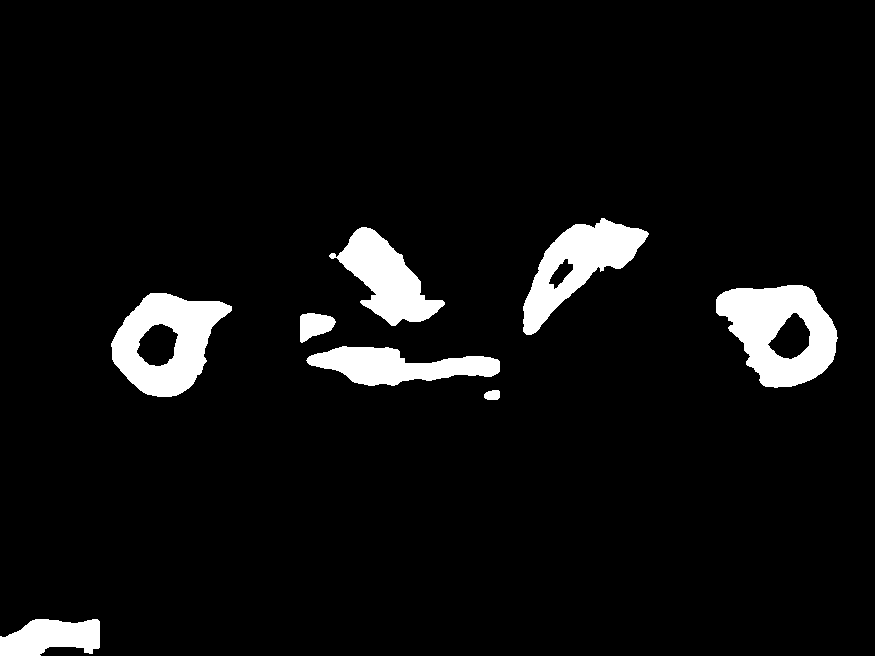
#> input picture bg/109.png, 875 x 656 px, given as the content of the folder res, which was not available
$ python bg.py
#> lines starting #> are read from the running program, lines starting #| are printed output that depends on the picture; after the words box and inside, x2 and y2 are one past the last pixel; in counts of white or black regions, pixels touching at a corner belong together; pictures that were not available may be replaced by others from this repository, and a replacement may not be noted
# -*- coding: utf-8 -*-
# @Author: lenovouser
# @Date:   2020-10-21 15:45:04
# @Last Modified by:   lenovouser
# @Last Modified time: 2020-10-21 15:45:09
import cv2 as cv
import numpy as np
import matplotlib.pyplot as plt
import math


def gamma(img, g=1.0):
    ig = g
    table = []
    for i in range(256):
        table.append(((i / 255)**ig) * 255)
    table = np.array([table]).astype("uint8")
    return cv.LUT(img, table)


import glob

for fn in glob.glob("res/*"):
    print(fn)
    # image = cv.imread(fn, 1)
    img = cv.imread(fn, 0)
#> img: shape (656, 875); 5.9% white; 8 white regions, largest, box (x1, y1, x2, y2) and area: (716, 285, 838, 388) 7661, (111, 293, 232, 397) 7020, (523, 218, 649, 335) 5926

    # image = cv.cvtColor(image, cv.COLOR_BGR2HSV)
    # h, s, img = cv.split(image)
    img = cv.normalize(img, None, 0, 255, cv.NORM_MINMAX)
    # img = gamma(img, 1.2)

    img = cv.bilateralFilter(img, 21, 11, 11)

    # [21 lines of commented-out code are left out]

    k = cv.getStructuringElement(cv.MORPH_RECT, (7, 7))
    img = cv.morphologyEx(img, cv.MORPH_OPEN, k)
#> img: shape (656, 875); 5.9% white; 8 white regions, largest, box (x1, y1, x2, y2) and area: (716, 285, 837, 387) 7636, (112, 293, 230, 397) 6995, (524, 220, 647, 334) 5862
    # [7 lines of commented-out code are left out]

    plt.imshow(img, cmap="gray")
    # plt.show()

    # #

    ret, _ = cv.threshold(img, 0, 255, cv.THRESH_BINARY | cv.THRESH_OTSU)
#> ret = 0

    # edges = cv.adaptiveThreshold(img, 255, cv.ADAPTIVE_THRESH_MEAN_C, cv.THRESH_BINARY_INV, 51, 10)
    h, w = img.shape
#> h = 656; w = 875

    # print(ret)

    dc, dr = 15, 15
    std = dc * dr * 1000
    mean = ret * 0.8
#> mean = 0
    edges = img.copy()
    for row in range(0, h, dr):
        for col in range(0, w, dc):
            roi = edges[row: row + dr, col: col + dc]
            if roi.max() < mean:
                edges[row: row + dr, col: col + dc] = 0
            else:
                if roi.min() > mean and roi.std() < std:
                    edges[row: row + dr, col: col + dc] = 255
                else:
                    edges[row: row + dr,
                          col: col + dc] = gamma(edges[row: row + dr,
                                                       col: col + dc], 1)
                    edges[row: row + dr,
                          col: col + dc] = cv.normalize(edges[row: row + dr,
                                                              col: col + dc], None, 0, 255, cv.NORM_MINMAX)

                    _, edges[row: row + dr,
                             col: col + dc] = cv.threshold(roi, ret, 255,
                                                           cv.THRESH_BINARY | cv.THRESH_OTSU)

    # [5 lines of commented-out code are left out]

    k = cv.getStructuringElement(cv.MORPH_RECT, (10, 10))
    edges = cv.morphologyEx(edges, cv.MORPH_CLOSE, k, iterations=1)
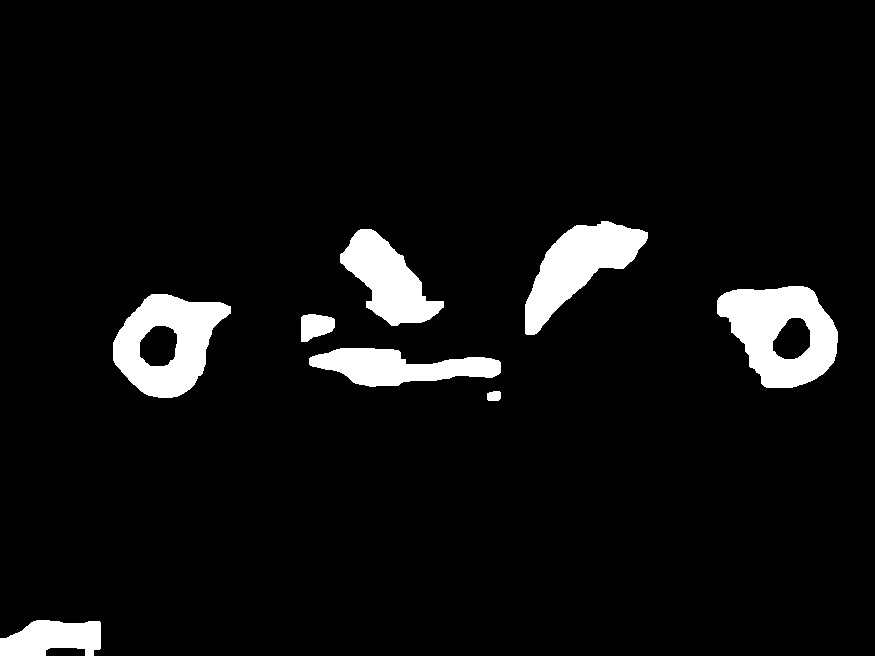
#> edges: shape (656, 875); 5.9% white; 8 white regions, largest, box (x1, y1, x2, y2) and area: (717, 286, 838, 388) 7704, (113, 294, 231, 398) 7025, (525, 221, 648, 335) 6199
    # edges = cv.medianBlur(edges, 7)

    k = cv.getStructuringElement(cv.MORPH_ELLIPSE, (7, 7))

    edges = cv.dilate(edges, k)
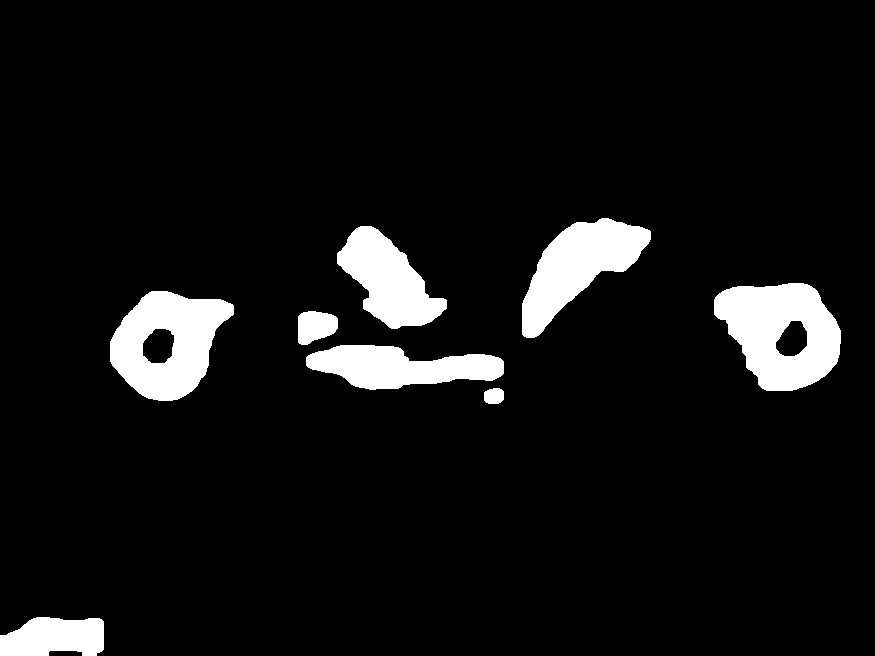
#> edges: shape (656, 875); 7.2% white; 8 white regions, largest, box (x1, y1, x2, y2) and area: (714, 283, 841, 391) 9165, (110, 291, 234, 401) 8449, (522, 218, 651, 338) 7336
    # [14 lines of commented-out code are left out]

    contours, hierarchy = cv.findContours(edges, cv.RETR_TREE, cv.CHAIN_APPROX_NONE)
    for i in contours:
        # print(i)
        if cv.contourArea(i) < 100:
            cv.fillConvexPoly(edges, i, 0)
#> this loop made 10 passes
    # [5 lines of commented-out code are left out]
    plt.imshow(edges, cmap="gray")

    # plt.show()
    # # edges = cv.bitwise_not(edges)

    cv.imwrite("bg/" + fn.split("/")[-1], edges)
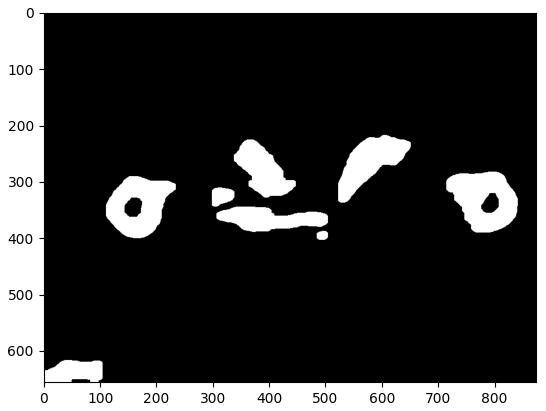
#> figure drawn by matplotlib, 1 panel

$ run again, on bg/12.png
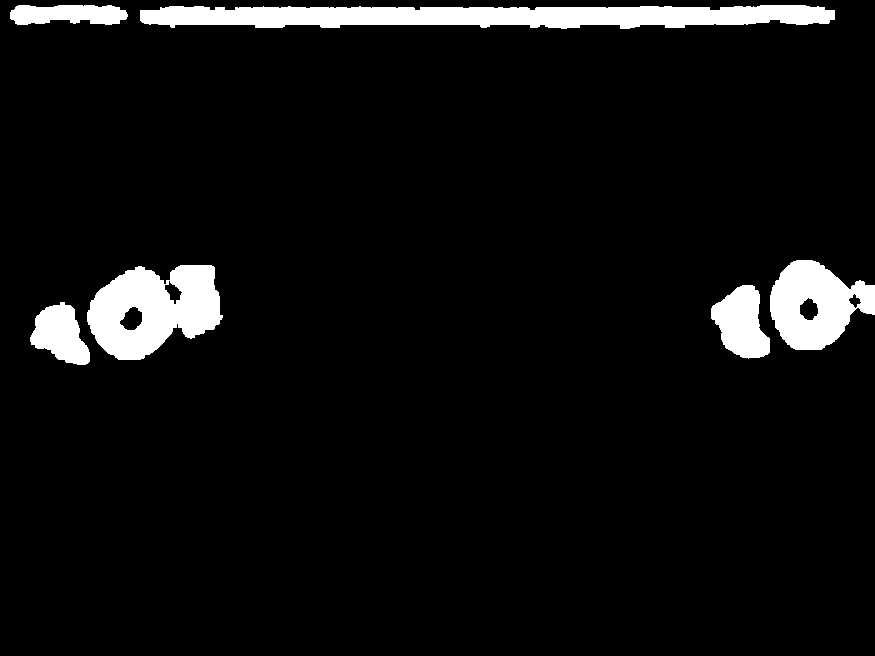
#> input picture bg/12.png, 875 x 656 px, given as the content of the folder res, which was not available
#> ret = 0
#> `edges = cv.dilate(edges, k)`:
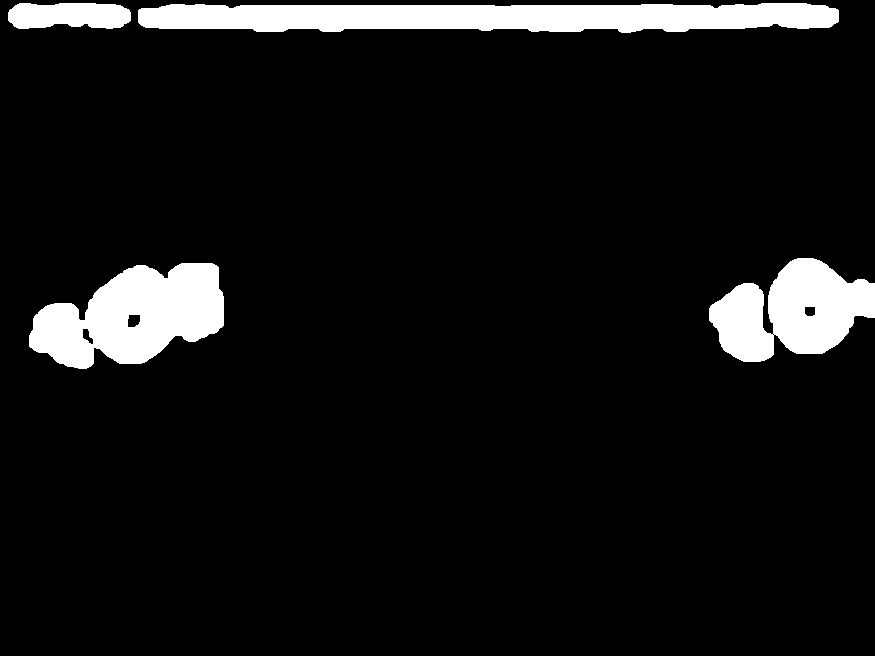
#> edges: shape (656, 875); 7.7% white; 4 white regions, box (x1, y1, x2, y2) and area: (138, 3, 839, 33) 17088, (29, 263, 224, 369) 13341, (709, 258, 875, 362) 10828, (8, 3, 131, 29) 2736
#> the loop `for i in contours:` made 8 passes
#> i on pass 5: [[772, 334], [773, 333], [774, 334], [773, 335]]
#> `cv.imwrite("bg/" + fn.split("/")[-1], edges)`:
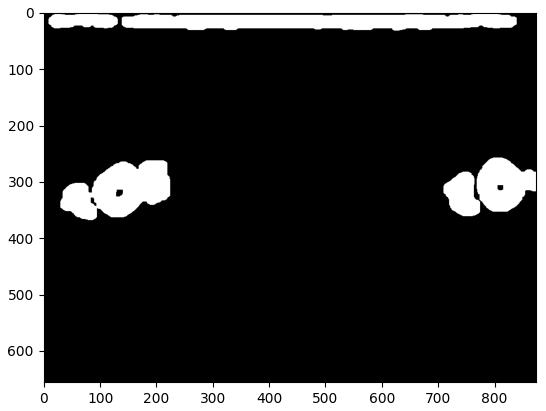
#> figure drawn by matplotlib, 1 panel
